Frame 1 (no input): blank canvas, image omitted
Frame 60 (no input): blank canvas, image omitted
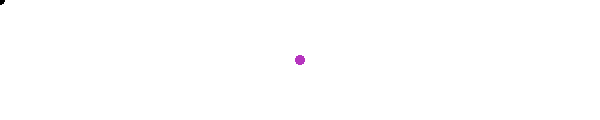
Frame 120 (the mouse pressed at the canvas centre since frame 60)

The p5.js sketch whose frames 1 and 60 were blank and that drew this single picture after the mouse press (run headless with seeded random() and noise() and a simulated clock; from frame 60 on, the mouse is pressed at the canvas centre):

// p5.js sketch
// ── sketch.js
var r, g, b;

function setup() {
  createCanvas(600, 120);
  
  //set the starting color to black
  r = 0;
  g = 0;
  b = 0;
  noStroke();
}

function draw() {
    //set the fill to whatever values are held by r, g, and b
	  fill(r, g, b);
  	ellipse(mouseX, mouseY, 9, 9);
}

//whenever the mouse is pressed
function mousePressed(){
    //set the red, green, and blue variables to a random value
    r = random(0, 255); 
    g = random(0, 255); 
    b = random(0, 255);
}
